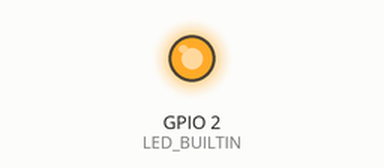
Simulated run of this sketch. Board: ESP32. Parts: output pins drawn as LEDs (lit = HIGH). What the sketch prints to the serial monitor is not drawn.

Above: at 0.1 s.
Timing chart, 0 to 1.6 s (numbered marks = the images above):
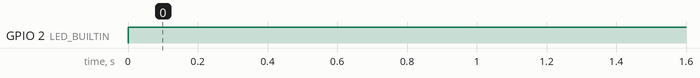

The sketch:

esp32_test.ino
```cpp
const int LED_BUILTIN = 2;
int count = 0;
TaskHandle_t lightTask;
TaskHandle_t mathTask;

void setup() {
  Serial.begin(9600);
  pinMode(LED_BUILTIN, OUTPUT);

  // xTaskCreatePinnedToCore(taskFunction, taskName, stackSize, taskParam, taskPriority, taskHandle, core);
  // Make lightFunction execute on core 0.
  xTaskCreatePinnedToCore(lightFunction, "Light Task", 10000, NULL, 1, &lightTask, 0);
  // Make mathFunction execute on core 1.
  xTaskCreatePinnedToCore(mathFunction, "Math Task", 10000, NULL, 1, &mathTask, 1);
}

void lightFunction(void * params) {
  while(true) {
    Serial.println("Core " + String(xPortGetCoreID()) + ": turning LED on.");
    digitalWrite(LED_BUILTIN, HIGH);
    delay(100);

    Serial.println("Core " + String(xPortGetCoreID()) + ": turning LED off.");
    digitalWrite(LED_BUILTIN, LOW);
    delay(100);
  }
}

void mathFunction(void * params) {
  while(true) {
    count += 1;
    Serial.println("Core " + String(xPortGetCoreID()) + ": adding 1, result now " + count + ".");
  }
}

void loop() {
  // Everything in loop is run on core 1 by default.
}
```

Measured:
- by itself, GPIO 2 (LED_BUILTIN): LOW → HIGH at 0.00 s
